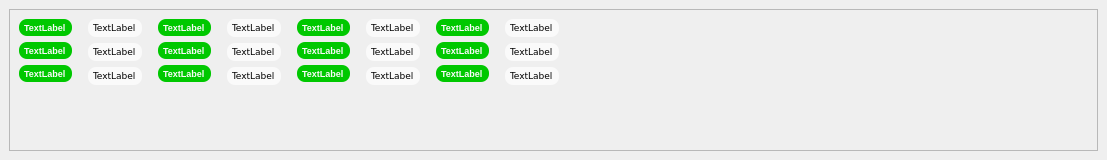
<?xml version="1.0" encoding="UTF-8"?>
<ui version="4.0">
 <class>DockEffects</class>
 <widget class="QDockWidget" name="DockEffects">
  <property name="geometry">
   <rect>
    <x>0</x>
    <y>0</y>
    <width>1107</width>
    <height>160</height>
   </rect>
  </property>
  <property name="sizePolicy">
   <sizepolicy hsizetype="Expanding" vsizetype="Expanding">
    <horstretch>0</horstretch>
    <verstretch>0</verstretch>
   </sizepolicy>
  </property>
  <property name="minimumSize">
   <size>
    <width>89</width>
    <height>111</height>
   </size>
  </property>
  <property name="maximumSize">
   <size>
    <width>524287</width>
    <height>200</height>
   </size>
  </property>
  <property name="baseSize">
   <size>
    <width>0</width>
    <height>0</height>
   </size>
  </property>
  <property name="font">
   <font>
    <pointsize>7</pointsize>
   </font>
  </property>
  <property name="styleSheet">
   <string notr="true"/>
  </property>
  <property name="windowTitle">
   <string>Parametri e natura del danno</string>
  </property>
  <widget class="QWidget" name="dockWidgetContents">
   <layout class="QGridLayout" name="gridLayout_2">
    <item row="0" column="0">
     <widget class="QScrollArea" name="scrollArea">
      <property name="widgetResizable">
       <bool>true</bool>
      </property>
      <widget class="QWidget" name="scrollAreaWidgetContents">
       <property name="geometry">
        <rect>
         <x>0</x>
         <y>0</y>
         <width>1087</width>
         <height>118</height>
        </rect>
       </property>
       <layout class="QGridLayout" name="gridLayout">
        <item row="0" column="0">
         <layout class="QVBoxLayout" name="verticalLayout">
          <item>
           <widget class="QLabel" name="tCA_Label">
            <property name="font">
             <font>
              <pointsize>7</pointsize>
              <weight>75</weight>
              <bold>true</bold>
             </font>
            </property>
            <property name="styleSheet">
             <string notr="true">QLabel {background-color: #00c800;
color: #fafafa;
border: 0px solid grey;
border-radius: 8px;
padding: 3px;
margin-right: 10px}</string>
            </property>
            <property name="text">
             <string>TextLabel</string>
            </property>
           </widget>
          </item>
          <item>
           <widget class="QLabel" name="tT1_Label">
            <property name="font">
             <font>
              <pointsize>7</pointsize>
              <weight>75</weight>
              <bold>true</bold>
             </font>
            </property>
            <property name="styleSheet">
             <string notr="true">QLabel {background-color: #00c800}
QLabel {color: #fafafa}
QLabel {border: 0px solid grey}
QLabel {border-radius: 8px}
QLabel {padding: 3px}
QLabel {margin-right: 10px}</string>
            </property>
            <property name="text">
             <string>TextLabel</string>
            </property>
           </widget>
          </item>
          <item>
           <widget class="QLabel" name="tRadiationLabel">
            <property name="font">
             <font>
              <pointsize>7</pointsize>
              <weight>75</weight>
              <bold>true</bold>
             </font>
            </property>
            <property name="styleSheet">
             <string notr="true">QLabel {background-color: #00c800}
QLabel {color: #fafafa}
QLabel {border: 0px solid grey}
QLabel {border-radius: 8px}
QLabel {padding: 3px}
QLabel {margin-right: 10px}</string>
            </property>
            <property name="text">
             <string>TextLabel</string>
            </property>
           </widget>
          </item>
          <item>
           <spacer name="verticalSpacer">
            <property name="orientation">
             <enum>Qt::Vertical</enum>
            </property>
            <property name="sizeHint" stdset="0">
             <size>
              <width>20</width>
              <height>40</height>
             </size>
            </property>
           </spacer>
          </item>
         </layout>
        </item>
        <item row="0" column="1">
         <layout class="QVBoxLayout" name="verticalLayout_2">
          <item>
           <widget class="QLabel" name="CA_Label">
            <property name="font">
             <font>
              <family>Verdana</family>
              <pointsize>7</pointsize>
             </font>
            </property>
            <property name="styleSheet">
             <string notr="true">QLabel {background-color: #fafafa}
QLabel {color: #000000}
QLabel {border: 0px solid grey}
QLabel {border-radius: 8px}
QLabel {padding: 3px}
QLabel {margin-right: 10px}</string>
            </property>
            <property name="text">
             <string>TextLabel</string>
            </property>
           </widget>
          </item>
          <item>
           <widget class="QLabel" name="T1_Label">
            <property name="font">
             <font>
              <family>Verdana</family>
              <pointsize>7</pointsize>
             </font>
            </property>
            <property name="styleSheet">
             <string notr="true">QLabel {background-color: #fafafa}
QLabel {color: #000000}
QLabel {border: 0px solid grey}
QLabel {border-radius: 8px}
QLabel {padding: 3px}
QLabel {margin-right: 10px}</string>
            </property>
            <property name="text">
             <string>TextLabel</string>
            </property>
           </widget>
          </item>
          <item>
           <widget class="QLabel" name="RadiationLabel">
            <property name="font">
             <font>
              <family>Verdana</family>
              <pointsize>7</pointsize>
             </font>
            </property>
            <property name="styleSheet">
             <string notr="true">QLabel {background-color: #fafafa}
QLabel {color: #000000}
QLabel {border: 0px solid grey}
QLabel {border-radius: 8px}
QLabel {padding: 3px}
QLabel {margin-right: 10px}</string>
            </property>
            <property name="text">
             <string>TextLabel</string>
            </property>
           </widget>
          </item>
          <item>
           <spacer name="verticalSpacer_2">
            <property name="orientation">
             <enum>Qt::Vertical</enum>
            </property>
            <property name="sizeHint" stdset="0">
             <size>
              <width>20</width>
              <height>40</height>
             </size>
            </property>
           </spacer>
          </item>
         </layout>
        </item>
        <item row="0" column="2">
         <layout class="QVBoxLayout" name="verticalLayout_3">
          <item>
           <widget class="QLabel" name="tCB_Label">
            <property name="font">
             <font>
              <pointsize>7</pointsize>
              <weight>75</weight>
              <bold>true</bold>
             </font>
            </property>
            <property name="styleSheet">
             <string notr="true">QLabel {background-color: #00c800}
QLabel {color: #fafafa}
QLabel {border: 0px solid grey}
QLabel {border-radius: 8px}
QLabel {padding: 3px}
QLabel {margin-right: 10px}</string>
            </property>
            <property name="text">
             <string>TextLabel</string>
            </property>
           </widget>
          </item>
          <item>
           <widget class="QLabel" name="tT2_Label">
            <property name="font">
             <font>
              <pointsize>7</pointsize>
              <weight>75</weight>
              <bold>true</bold>
             </font>
            </property>
            <property name="styleSheet">
             <string notr="true">QLabel {background-color: #00c800}
QLabel {color: #fafafa}
QLabel {border: 0px solid grey}
QLabel {border-radius: 8px}
QLabel {padding: 3px}
QLabel {margin-right: 10px}</string>
            </property>
            <property name="text">
             <string>TextLabel</string>
            </property>
           </widget>
          </item>
          <item>
           <widget class="QLabel" name="tEyeDamageLabel">
            <property name="font">
             <font>
              <pointsize>7</pointsize>
              <weight>75</weight>
              <bold>true</bold>
             </font>
            </property>
            <property name="styleSheet">
             <string notr="true">QLabel {background-color: #00c800}
QLabel {color: #fafafa}
QLabel {border: 0px solid grey}
QLabel {border-radius: 8px}
QLabel {padding: 3px}
QLabel {margin-right: 10px}</string>
            </property>
            <property name="text">
             <string>TextLabel</string>
            </property>
           </widget>
          </item>
          <item>
           <spacer name="verticalSpacer_3">
            <property name="orientation">
             <enum>Qt::Vertical</enum>
            </property>
            <property name="sizeHint" stdset="0">
             <size>
              <width>20</width>
              <height>40</height>
             </size>
            </property>
           </spacer>
          </item>
         </layout>
        </item>
        <item row="0" column="3">
         <layout class="QVBoxLayout" name="verticalLayout_4">
          <item>
           <widget class="QLabel" name="CB_Label">
            <property name="font">
             <font>
              <family>Verdana</family>
              <pointsize>7</pointsize>
             </font>
            </property>
            <property name="styleSheet">
             <string notr="true">QLabel {background-color: #fafafa}
QLabel {color: #000000}
QLabel {border: 0px solid grey}
QLabel {border-radius: 8px}
QLabel {padding: 3px}
QLabel {margin-right: 10px}</string>
            </property>
            <property name="text">
             <string>TextLabel</string>
            </property>
           </widget>
          </item>
          <item>
           <widget class="QLabel" name="T2_Label">
            <property name="font">
             <font>
              <family>Verdana</family>
              <pointsize>7</pointsize>
             </font>
            </property>
            <property name="styleSheet">
             <string notr="true">QLabel {background-color: #fafafa}
QLabel {color: #000000}
QLabel {border: 0px solid grey}
QLabel {border-radius: 8px}
QLabel {padding: 3px}
QLabel {margin-right: 10px}</string>
            </property>
            <property name="text">
             <string>TextLabel</string>
            </property>
           </widget>
          </item>
          <item>
           <widget class="QLabel" name="EyeDamageLabel">
            <property name="font">
             <font>
              <family>Verdana</family>
              <pointsize>7</pointsize>
             </font>
            </property>
            <property name="styleSheet">
             <string notr="true">QLabel {background-color: #fafafa}
QLabel {color: #000000}
QLabel {border: 0px solid grey}
QLabel {border-radius: 8px}
QLabel {padding: 3px}
QLabel {margin-right: 10px}</string>
            </property>
            <property name="text">
             <string>TextLabel</string>
            </property>
           </widget>
          </item>
          <item>
           <spacer name="verticalSpacer_4">
            <property name="orientation">
             <enum>Qt::Vertical</enum>
            </property>
            <property name="sizeHint" stdset="0">
             <size>
              <width>20</width>
              <height>40</height>
             </size>
            </property>
           </spacer>
          </item>
         </layout>
        </item>
        <item row="0" column="4">
         <layout class="QVBoxLayout" name="verticalLayout_5">
          <item>
           <widget class="QLabel" name="tCC_Label">
            <property name="font">
             <font>
              <pointsize>7</pointsize>
              <weight>75</weight>
              <bold>true</bold>
             </font>
            </property>
            <property name="styleSheet">
             <string notr="true">QLabel {background-color: #00c800}
QLabel {color: #fafafa}
QLabel {border: 0px solid grey}
QLabel {border-radius: 8px}
QLabel {padding: 3px}
QLabel {margin-right: 10px}</string>
            </property>
            <property name="text">
             <string>TextLabel</string>
            </property>
           </widget>
          </item>
          <item>
           <widget class="QLabel" name="tGammaLabel">
            <property name="font">
             <font>
              <pointsize>7</pointsize>
              <weight>75</weight>
              <bold>true</bold>
             </font>
            </property>
            <property name="styleSheet">
             <string notr="true">QLabel {background-color: #00c800}
QLabel {color: #fafafa}
QLabel {border: 0px solid grey}
QLabel {border-radius: 8px}
QLabel {padding: 3px}
QLabel {margin-right: 10px}</string>
            </property>
            <property name="text">
             <string>TextLabel</string>
            </property>
           </widget>
          </item>
          <item>
           <widget class="QLabel" name="tSkinDamageLabel">
            <property name="font">
             <font>
              <pointsize>7</pointsize>
              <weight>75</weight>
              <bold>true</bold>
             </font>
            </property>
            <property name="styleSheet">
             <string notr="true">QLabel {background-color: #00c800}
QLabel {color: #fafafa}
QLabel {border: 0px solid grey}
QLabel {border-radius: 8px}
QLabel {padding: 3px}
QLabel {margin-right: 10px}</string>
            </property>
            <property name="text">
             <string>TextLabel</string>
            </property>
           </widget>
          </item>
          <item>
           <spacer name="verticalSpacer_5">
            <property name="orientation">
             <enum>Qt::Vertical</enum>
            </property>
            <property name="sizeHint" stdset="0">
             <size>
              <width>20</width>
              <height>40</height>
             </size>
            </property>
           </spacer>
          </item>
         </layout>
        </item>
        <item row="0" column="5">
         <layout class="QVBoxLayout" name="verticalLayout_6">
          <item>
           <widget class="QLabel" name="CC_Label">
            <property name="font">
             <font>
              <family>Verdana</family>
              <pointsize>7</pointsize>
             </font>
            </property>
            <property name="styleSheet">
             <string notr="true">QLabel {background-color: #fafafa}
QLabel {color: #000000}
QLabel {border: 0px solid grey}
QLabel {border-radius: 8px}
QLabel {padding: 3px}
QLabel {margin-right: 10px}</string>
            </property>
            <property name="text">
             <string>TextLabel</string>
            </property>
           </widget>
          </item>
          <item>
           <widget class="QLabel" name="GammaLabel">
            <property name="font">
             <font>
              <family>Verdana</family>
              <pointsize>7</pointsize>
             </font>
            </property>
            <property name="styleSheet">
             <string notr="true">QLabel {background-color: #fafafa}
QLabel {color: #000000}
QLabel {border: 0px solid grey}
QLabel {border-radius: 8px}
QLabel {padding: 3px}
QLabel {margin-right: 10px}</string>
            </property>
            <property name="text">
             <string>TextLabel</string>
            </property>
           </widget>
          </item>
          <item>
           <widget class="QLabel" name="SkinDamageLabel">
            <property name="font">
             <font>
              <family>Verdana</family>
              <pointsize>7</pointsize>
             </font>
            </property>
            <property name="styleSheet">
             <string notr="true">QLabel {background-color: #fafafa}
QLabel {color: #000000}
QLabel {border: 0px solid grey}
QLabel {border-radius: 8px}
QLabel {padding: 3px}
QLabel {margin-right: 10px}</string>
            </property>
            <property name="text">
             <string>TextLabel</string>
            </property>
           </widget>
          </item>
          <item>
           <spacer name="verticalSpacer_6">
            <property name="orientation">
             <enum>Qt::Vertical</enum>
            </property>
            <property name="sizeHint" stdset="0">
             <size>
              <width>20</width>
              <height>40</height>
             </size>
            </property>
           </spacer>
          </item>
         </layout>
        </item>
        <item row="0" column="6">
         <layout class="QVBoxLayout" name="verticalLayout_7">
          <item>
           <widget class="QLabel" name="tCE_Label">
            <property name="font">
             <font>
              <pointsize>7</pointsize>
              <weight>75</weight>
              <bold>true</bold>
             </font>
            </property>
            <property name="styleSheet">
             <string notr="true">QLabel {background-color: #00c800}
QLabel {color: #fafafa}
QLabel {border: 0px solid grey}
QLabel {border-radius: 8px}
QLabel {padding: 3px}
QLabel {margin-right: 10px}</string>
            </property>
            <property name="text">
             <string>TextLabel</string>
            </property>
           </widget>
          </item>
          <item>
           <widget class="QLabel" name="tNoteLabel">
            <property name="font">
             <font>
              <pointsize>7</pointsize>
              <weight>75</weight>
              <bold>true</bold>
             </font>
            </property>
            <property name="styleSheet">
             <string notr="true">QLabel {background-color: #00c800}
QLabel {color: #fafafa}
QLabel {border: 0px solid grey}
QLabel {border-radius: 8px}
QLabel {padding: 3px}
QLabel {margin-right: 10px}</string>
            </property>
            <property name="text">
             <string>TextLabel</string>
            </property>
           </widget>
          </item>
          <item>
           <widget class="QLabel" name="tTminLabel">
            <property name="font">
             <font>
              <pointsize>7</pointsize>
              <weight>75</weight>
              <bold>true</bold>
             </font>
            </property>
            <property name="styleSheet">
             <string notr="true">QLabel {background-color: #00c800}
QLabel {color: #fafafa}
QLabel {border: 0px solid grey}
QLabel {border-radius: 8px}
QLabel {padding: 3px}
QLabel {margin-right: 10px}</string>
            </property>
            <property name="text">
             <string>TextLabel</string>
            </property>
           </widget>
          </item>
          <item>
           <spacer name="verticalSpacer_7">
            <property name="orientation">
             <enum>Qt::Vertical</enum>
            </property>
            <property name="sizeHint" stdset="0">
             <size>
              <width>20</width>
              <height>40</height>
             </size>
            </property>
           </spacer>
          </item>
         </layout>
        </item>
        <item row="0" column="7">
         <layout class="QVBoxLayout" name="verticalLayout_8">
          <item>
           <widget class="QLabel" name="CE_Label">
            <property name="font">
             <font>
              <family>Verdana</family>
              <pointsize>7</pointsize>
             </font>
            </property>
            <property name="styleSheet">
             <string notr="true">QLabel {background-color: #fafafa}
QLabel {color: #000000}
QLabel {border: 0px solid grey}
QLabel {border-radius: 8px}
QLabel {padding: 3px}
QLabel {margin-right: 10px}</string>
            </property>
            <property name="text">
             <string>TextLabel</string>
            </property>
           </widget>
          </item>
          <item>
           <widget class="QLabel" name="NoteLabel">
            <property name="font">
             <font>
              <family>Verdana</family>
              <pointsize>7</pointsize>
             </font>
            </property>
            <property name="styleSheet">
             <string notr="true">QLabel {background-color: #fafafa}
QLabel {color: #000000}
QLabel {border: 0px solid grey}
QLabel {border-radius: 8px}
QLabel {padding: 3px}
QLabel {margin-right: 10px}</string>
            </property>
            <property name="text">
             <string>TextLabel</string>
            </property>
           </widget>
          </item>
          <item>
           <widget class="QLabel" name="TminLabel">
            <property name="font">
             <font>
              <family>Verdana</family>
              <pointsize>7</pointsize>
             </font>
            </property>
            <property name="styleSheet">
             <string notr="true">QLabel {background-color: #fafafa}
QLabel {color: #000000}
QLabel {border: 0px solid grey}
QLabel {border-radius: 8px}
QLabel {padding: 3px}
QLabel {margin-right: 10px}</string>
            </property>
            <property name="text">
             <string>TextLabel</string>
            </property>
           </widget>
          </item>
          <item>
           <spacer name="verticalSpacer_8">
            <property name="orientation">
             <enum>Qt::Vertical</enum>
            </property>
            <property name="sizeHint" stdset="0">
             <size>
              <width>20</width>
              <height>40</height>
             </size>
            </property>
           </spacer>
          </item>
         </layout>
        </item>
        <item row="0" column="8">
         <spacer name="horizontalSpacer">
          <property name="orientation">
           <enum>Qt::Horizontal</enum>
          </property>
          <property name="sizeHint" stdset="0">
           <size>
            <width>40</width>
            <height>20</height>
           </size>
          </property>
         </spacer>
        </item>
       </layout>
      </widget>
     </widget>
    </item>
   </layout>
  </widget>
 </widget>
 <resources/>
 <connections/>
</ui>
